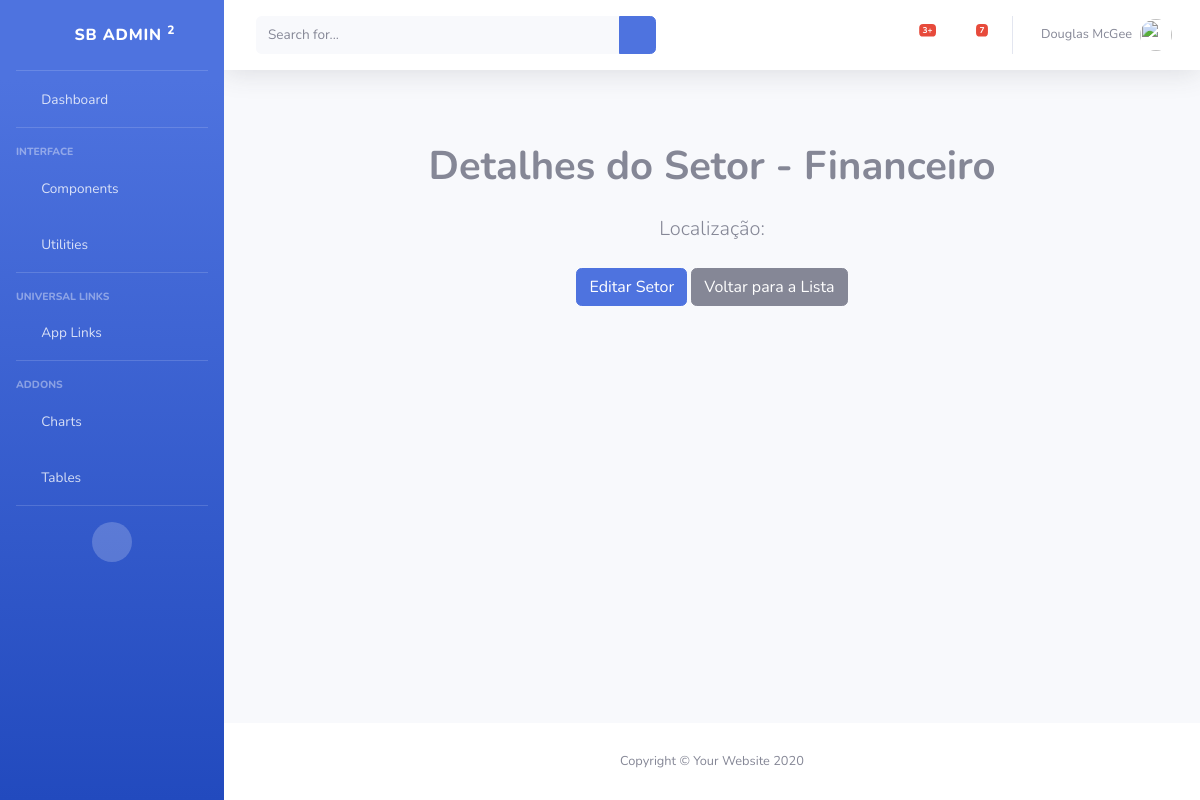
Page /setor/1/ (signed in) on the earlier database version.
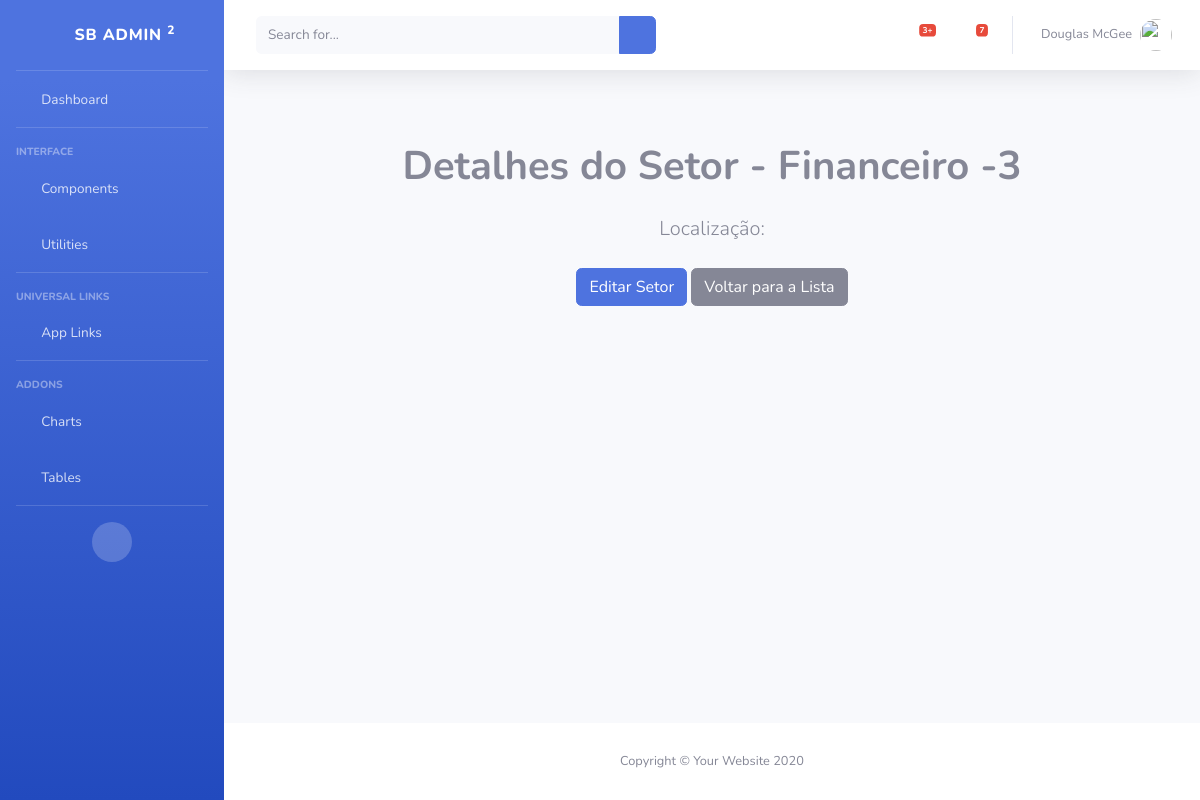
Same page on the later database version.
### setor/models.py (models this page shows, shortened)
class Setor(models.Model):
    nome = models.CharField(max_length=100)
    filiais = models.ManyToManyField(Filial, related_name='setores')

### setor/views.py (the view)
# urls.py: path('<int:id_setor>/', views.detalhe, name='detalhe'),
@login_required
def detalhe(request, id_setor):
    setor = get_object_or_404(Setor, id=id_setor)
    detalhe = {'setor': setor}
    return render(request, 'setor/detalhando.html', detalhe)

### template/setor/detalhando.html
{% extends '_base.html' %}
{% block content %}
<main class="container py-5 text-center">
    <h1 class="mb-4"><strong>Detalhes do Setor - {{ setor.nome }}</strong></h1>
    <p class="lead">Localização: {{ setor.localizacao }}</p>
    <div class="mt-4">
        {% if perms.setor.change_setor %}
            <a href="{% url 'setor:update' setor.id %}" class="btn btn-primary me-3">Editar Setor</a>
        {% endif %}
        <a href="{% url 'setor:read' %}" class="btn btn-secondary">Voltar para a Lista</a>
    </div>
</main>
{% endblock %}

Differences in the rows shown:
changed Setor: nome "Financeiro" → "Financeiro -3"
